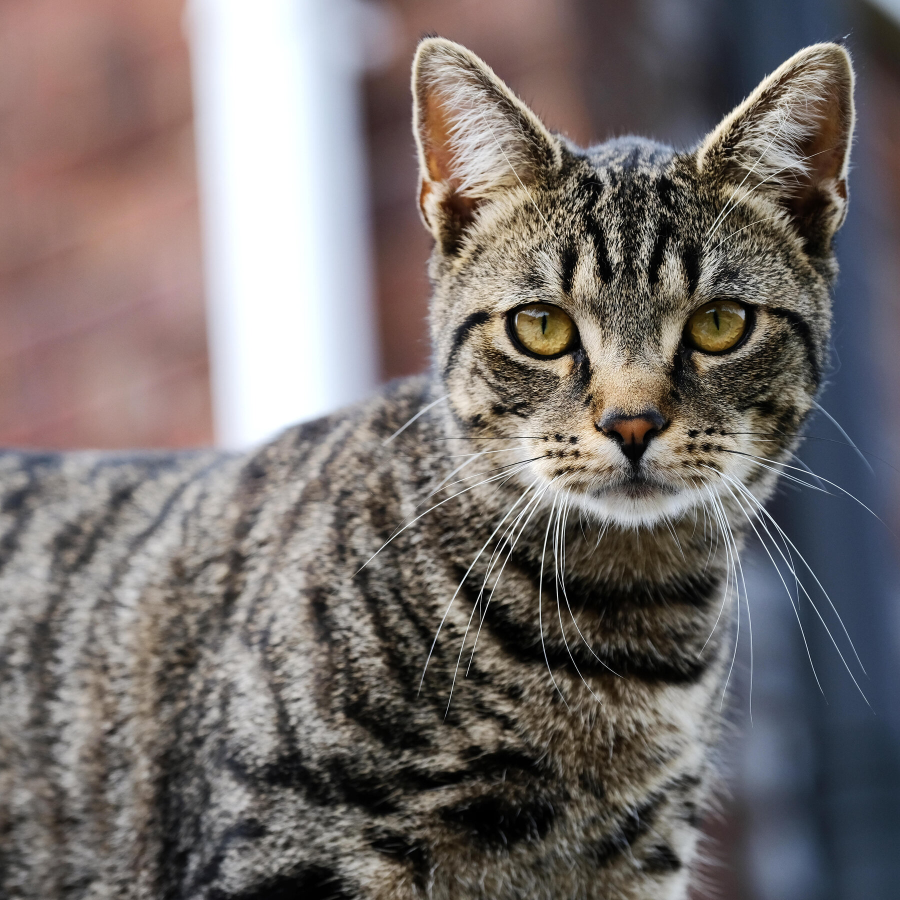
#> input picture cat1.jpg, 1800 x 1800 px, found by its file name (shown at 1/2 size)
$ python program5.py
#> lines starting #> are read from the running program, lines starting #| are printed output that depends on the picture
import cv2
import numpy as np

# Read the input color image
image = cv2.imread("CV/cat1.jpg")
#> image is the input picture: shape (1800, 1800, 3); mean B, G, R 108.6, 110.7, 118.1

# Check if the image is loaded successfully
if image is None:
    print("Error: Could not load the image.")
else:
    # Define a smaller kernel for milder morphological operations
    kernel_size = 3
    kernel = np.ones((kernel_size, kernel_size), np.uint8)

    # Erosion
    eroded_image = cv2.erode(image, kernel, iterations=5)
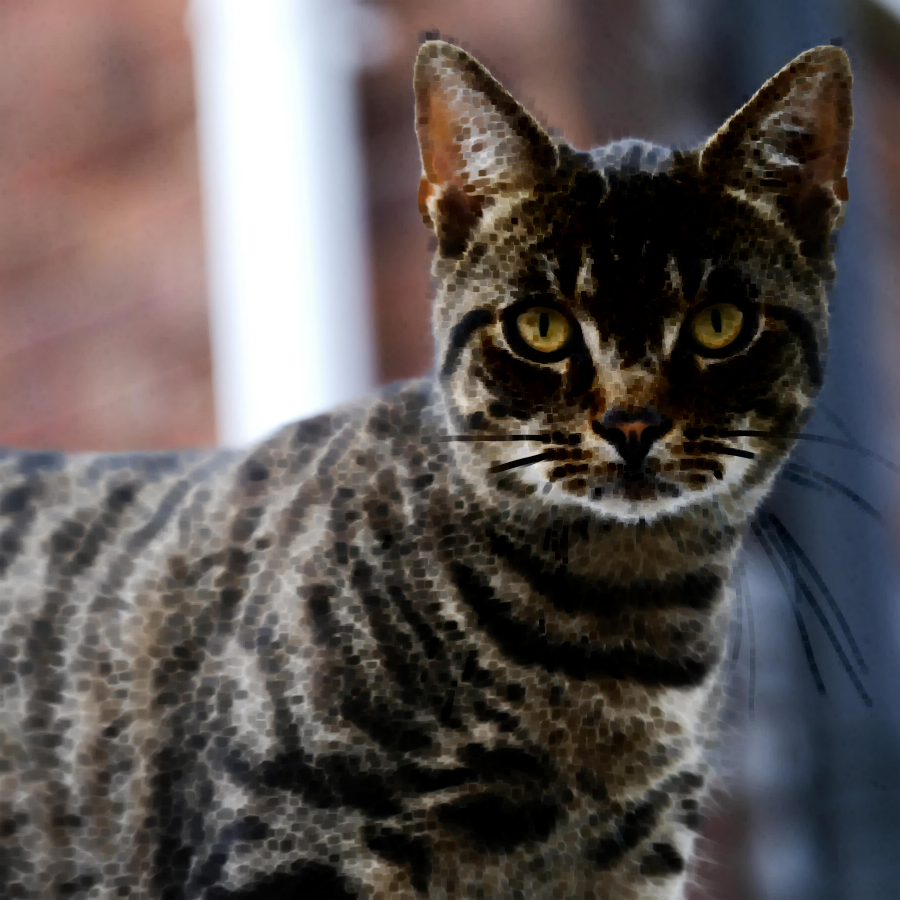
#> eroded_image: shape (1800, 1800, 3) (shown at 1/2 size); mean B, G, R 82.9, 84.4, 91.7

    # Dilation
    dilated_image = cv2.dilate(image, kernel, iterations=5)
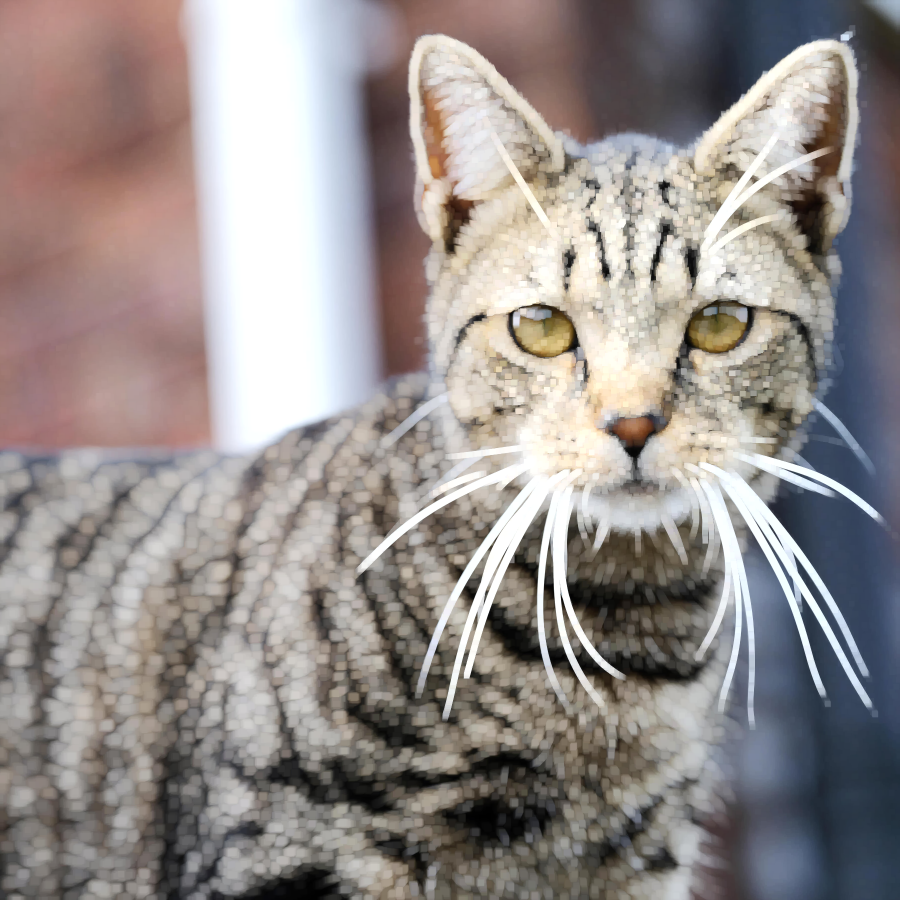
#> dilated_image: shape (1800, 1800, 3) (shown at 1/2 size); mean B, G, R 139.7, 141.6, 148.9

    # Resize images for better visibility
    scale_factor = 0.1  # Adjust the scale factor as needed
    resized_original = cv2.resize(image, None, fx=scale_factor, fy=scale_factor)
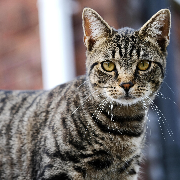
#> resized_original: shape (180, 180, 3); mean B, G, R 108.7, 110.8, 118.2
    resized_eroded = cv2.resize(eroded_image, None, fx=scale_factor, fy=scale_factor)
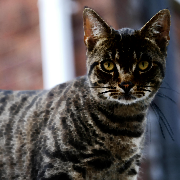
#> resized_eroded: shape (180, 180, 3); mean B, G, R 83, 84.6, 91.8
    resized_dilated = cv2.resize(dilated_image, None, fx=scale_factor, fy=scale_factor)
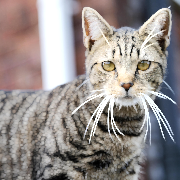
#> resized_dilated: shape (180, 180, 3); mean B, G, R 139.8, 141.8, 149

    # Display the original, eroded, and dilated images
    cv2.imshow("Original Image", resized_original)
    cv2.imshow("Eroded Image", resized_eroded)
    cv2.imshow("Dilated Image", resized_dilated)

    cv2.waitKey(0)
    cv2.destroyAllWindows()
